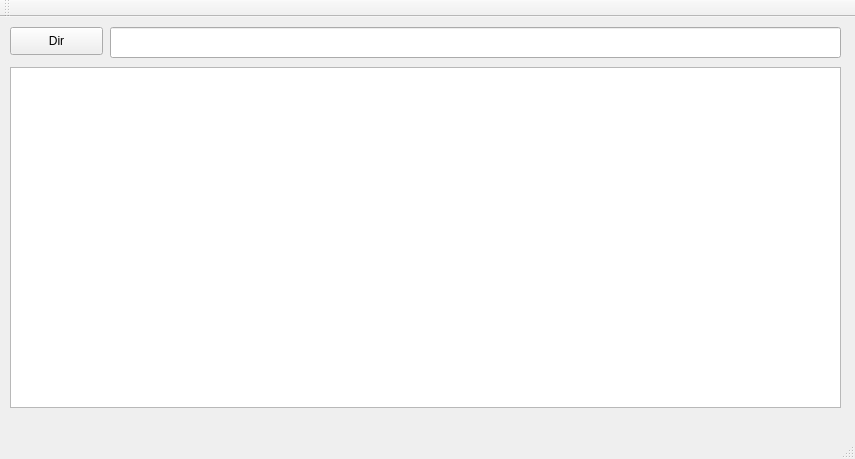
<?xml version="1.0" encoding="UTF-8"?>
<ui version="4.0">
 <class>MainWindow</class>
 <widget class="QMainWindow" name="MainWindow">
  <property name="geometry">
   <rect>
    <x>0</x>
    <y>0</y>
    <width>855</width>
    <height>459</height>
   </rect>
  </property>
  <property name="windowTitle">
   <string>MainWindow</string>
  </property>
  <widget class="QWidget" name="centralWidget">
   <widget class="QListWidget" name="file_list">
    <property name="geometry">
     <rect>
      <x>10</x>
      <y>50</y>
      <width>831</width>
      <height>341</height>
     </rect>
    </property>
   </widget>
   <widget class="QPushButton" name="Dir_btn">
    <property name="geometry">
     <rect>
      <x>10</x>
      <y>10</y>
      <width>93</width>
      <height>28</height>
     </rect>
    </property>
    <property name="text">
     <string>Dir</string>
    </property>
   </widget>
   <widget class="QLineEdit" name="dir_path">
    <property name="geometry">
     <rect>
      <x>110</x>
      <y>10</y>
      <width>731</width>
      <height>31</height>
     </rect>
    </property>
   </widget>
  </widget>
  <widget class="QMenuBar" name="menuBar">
   <property name="geometry">
    <rect>
     <x>0</x>
     <y>0</y>
     <width>855</width>
     <height>26</height>
    </rect>
   </property>
  </widget>
  <widget class="QToolBar" name="mainToolBar">
   <attribute name="toolBarArea">
    <enum>TopToolBarArea</enum>
   </attribute>
   <attribute name="toolBarBreak">
    <bool>false</bool>
   </attribute>
  </widget>
  <widget class="QStatusBar" name="statusBar"/>
 </widget>
 <layoutdefault spacing="6" margin="11"/>
 <resources/>
 <connections/>
</ui>
